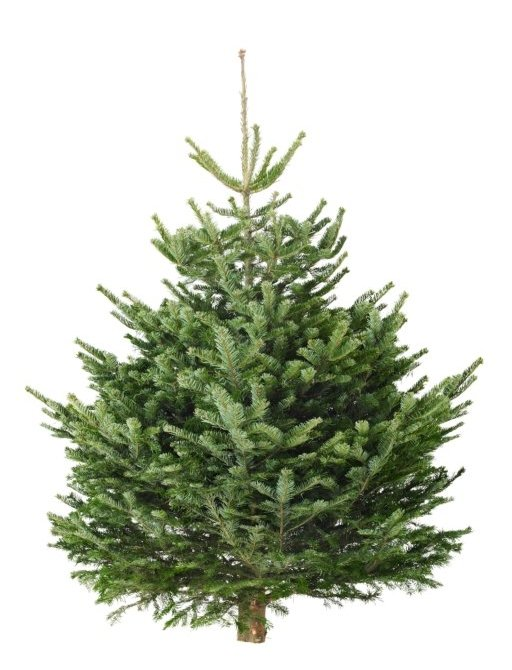
%> input picture ImageJ/macros/Examples/Images/Tree.jpg, 512 x 670 px
$ octave --eval "result = FilterLine(rgb2gray(imread('../../ImageJ/macros/Examples/Images/Tree.jpg')));"   (GNU Octave 9; MATLAB toolbox functions it lacks are replaced by stand-ins)
%> lines starting %> are read from the running program, lines starting %| are printed output that depends on the picture; in (x1, y1, x2, y2) boxes, pixels count from 0 and x2, y2 are one past the last pixel; in counts of white or black regions, pixels touching at a corner belong together; the program's own positions count from 1
### matlab/utilities/ishow.m
function ishow(im,varargin)
% Show input image 'im' using imshow with dynamic range [] and
% 'InitialMagnification' 'fit'. Optional input arguments are the name of
% the figure to show (ischar), the slice (isnumeric & numel==1) to show if 'im' is a 3D
% stack, or the ROI (isnumeric & numel==2) in the sense im(roi,roi) or im(roi,roi,slice)
%
%Written by Julian Moosmann

%%%%%%%%%%%%%%%%%%%%%%%%%%%%%%%%%%%%%%%%%%%%%%%%%%%%%%%%%%%%%%%%%%%%%%%%%%%
% Default arguments
NameOfFigure = inputname(1);
slice = 1;
roi = 0;
dynRange = [];
% Parse input arguments
for nn = 1:numel(varargin)
    arg = varargin{nn};
    if ischar(arg)
        NameOfFigure = arg;
       % fprintf('Name of figure: %s\n',NameOfFigure);
    end
    if isnumeric(arg)
        switch numel(arg)
            case 1
                slice = arg;
                % fprintf('Show slice of input stack: %u\n',slice);
            case 2
                dynRange = arg;
            otherwise
                roi = arg;
                % fprintf('Show ROI: %u:%u\n',roi(1),roi(end));
        end
    end
end
imroislice = @(im) im(roi,roi,slice);
imslice = @(im) im(:,:,slice);
im = squeeze(im);
rotate_im = size(im,1) > size(im,2) ;
rot = @(im) rot90( im, rotate_im );
if rotate_im
    fprintf( '\n Image is rotated to fit to the screen!' )
end
%% MAIN %%%%%%%%%%%%%%%%%%%%%%%%%%%%%%%%%%%%%%%%%%%%%%%%%%%%%%%%%%%%%%%%%%%
if roi(1) > 0
    im = rot( imroislice( squeeze( im ) ) );
    figure('Name',sprintf('%s.  ROI: %u:%u.  Input size: %ux%ux%u %',NameOfFigure,roi(1),roi(end),size(im),slice))
    %set(gcf,'units','normalized','outerposition',[0 0 1 1]);
    imshow( im, dynRange,'InitialMagnification','fit', 'XData',[1 size(im,2)], 'YData',[1 size(im,1)] );
    colorbar;
    axis equal tight
    axis on
    xticks('auto'),yticks('auto')

else
    im = rot( imslice( squeeze( im ) ) );
    figure('Name',sprintf('%s.  Input size: %ux%ux%u %',NameOfFigure,size(im),slice))
    %set(gcf,'units','normalized','outerposition',[0 0 1 1]);
    imshow( im, dynRange,'InitialMagnification','fit','XData',[1 size(im,2)], 'YData',[1 size(im,1)] );
    colorbar;
    axis equal tight
    axis on
    xticks('auto'),yticks('auto')
end

### matlab/filter/FilterLine.m
function imf = FilterLine(im,theta,width,ShowInfo)

%% Default arguments
if nargin < 2
    theta = 76.15;% angle from the horizontal in degrees
end
if nargin < 3
    width = 4;% width in pixel
end
if nargin < 4
    ShowInfo = 1;
end

%% Body
%im = (im0(1:2:end,1:2:end)+im0(2:2:end,1:2:end)+im0(1:2:end,2:2:end)+im0(2:2:end,2:2:end))/4;
[dimx ,dimy] = size(im);
%> dimx = 670; dimy = 512
% Create mesh
[x ,y] = meshgrid(-dimy/2:dimy/2-1,-dimx/2:dimx/2-1);
% Create filter
m=ones(dimx,dimy);
m(round(abs(x-cotd(theta)*y))<width) = 0;
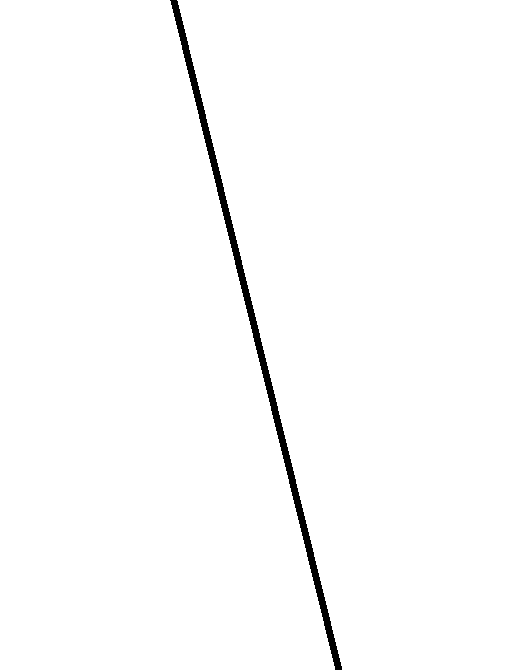
%> m: size 670x512 double; values 0 (black) and 1 (white), 98.6% white; 1 black region, box (x1, y1, x2, y2) and area: (170, 0, 342, 670) 4690
m=fftshift(m);
% Filter image
imf = real(ifft2(m.*fft2(im)));
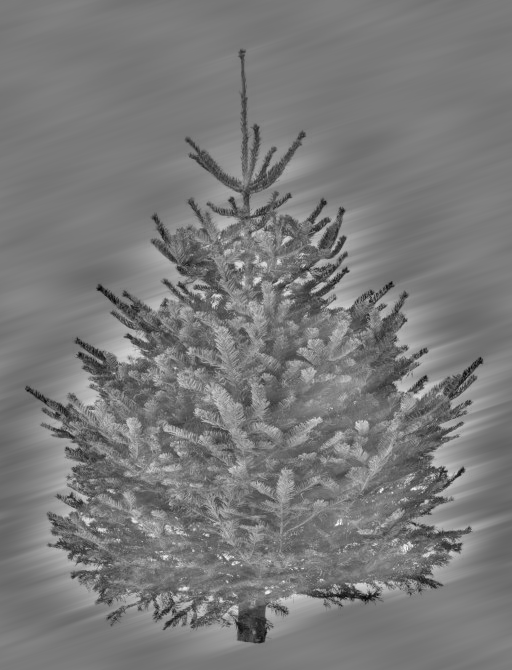
%> imf: size 670x512 double; min -171.9, max 187.4, mean 0; drawn with min black and max white
%% Show info
if ShowInfo == 1
    ishow(m)
    ishow(im-imf)
    ishow(im)
    ishow(imf)
end
%> (the run ends here)
